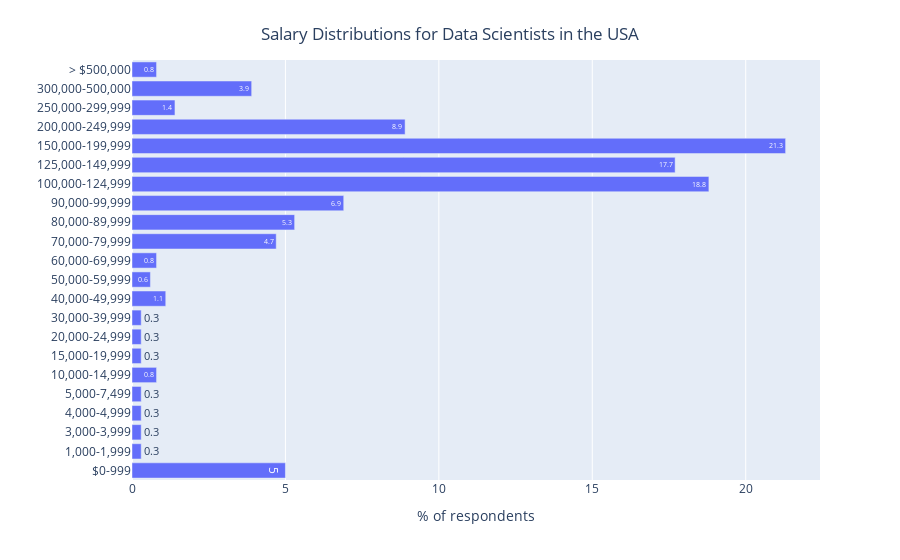
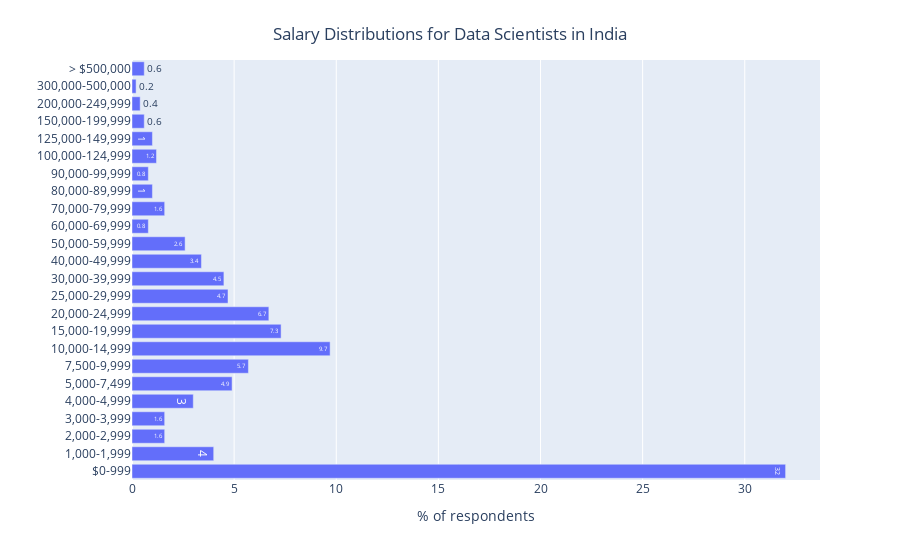

Here is the notebook cell these charts were saved with, in order:
### Code cell
USA_responses_df = responses_df[responses_df['Q3']=='United States of America'] 
question_name = 'Q24'
responses_in_order = ['$0-999',
                        '1,000-1,999',
                        #'2,000-2,999',
                        '3,000-3,999',
                        '4,000-4,999',
                        '5,000-7,499',
                        #'7,500-9,999',
                        '10,000-14,999',
                        '15,000-19,999',
                        '20,000-24,999',
                        #'25,000-29,999',
                        '30,000-39,999',
                        '40,000-49,999',
                        '50,000-59,999',
                        '60,000-69,999',
                        '70,000-79,999',
                        '80,000-89,999',
                        '90,000-99,999',
                        '100,000-124,999',
                        '125,000-149,999',
                        '150,000-199,999',
                        '200,000-249,999',
                        '250,000-299,999',
                        '300,000-500,000',
                        '> $500,000']
unsorted_percentages = count_then_return_percent(USA_responses_df,question_name)[responses_in_order]
title_for_chart = 'Salary Distributions for Data Scientists in the USA'
title_for_y_axis = '% of respondents'
orientation_for_chart = 'h'
  
plotly_bar_chart(response_counts=unsorted_percentages,
                 title=title_for_chart,
                 y_axis_title=title_for_y_axis,
                 orientation=orientation_for_chart) 

#######

India_responses_df = responses_df[responses_df['Q3']=='India'] 
question_name = 'Q24'
responses_in_order = ['$0-999',
                        '1,000-1,999',
                        '2,000-2,999',
                        '3,000-3,999',
                        '4,000-4,999',
                        '5,000-7,499',
                        '7,500-9,999',
                        '10,000-14,999',
                        '15,000-19,999',
                        '20,000-24,999',
                        '25,000-29,999',
                        '30,000-39,999',
                        '40,000-49,999',
                        '50,000-59,999',
                        '60,000-69,999',
                        '70,000-79,999',
                        '80,000-89,999',
                        '90,000-99,999',
                        '100,000-124,999',
                        '125,000-149,999',
                        '150,000-199,999',
                        '200,000-249,999',
                        #'250,000-299,999',
                        '300,000-500,000',
                        '> $500,000']
unsorted_percentages = count_then_return_percent(India_responses_df,question_name)[responses_in_order]
title_for_chart = 'Salary Distributions for Data Scientists in India'
title_for_y_axis = '% of respondents'
orientation_for_chart = 'h'
  
plotly_bar_chart(response_counts=unsorted_percentages,
                 title=title_for_chart,
                 y_axis_title=title_for_y_axis,
                 orientation=orientation_for_chart)

### Figure 1 — Plotly figure (JSON) as saved in the notebook; plotly's stock layout.template omitted (floating-point values rounded to 4 significant figures)
{"data": [{"alignmentgroup": "True", "hovertemplate": "variable=Q24<br>% of respondents=%{x}<br>=%{y}<br>text=%{text}<extra></extra>", "legendgroup": "Q24", "marker": {"color": "#636efa"}, "name": "Q24", "offsetgroup": "Q24", "orientation": "h", "showlegend": true, "text": [5.0, 0.3, 0.3, 0.3, 0.3, 0.8, 0.3, 0.3, 0.3, 1.1, 0.6, 0.8, 4.7, 5.3, 6.9, 18.8, 17.7, 21.3, 8.9, 1.4, 3.9, 0.8], "textposition": "auto", "type": "bar", "x": [5.0, 0.3, 0.3, 0.3, 0.3, 0.8, 0.3, 0.3, 0.3, 1.1, 0.6, 0.8, 4.7, 5.3, 6.9, 18.8, 17.7, 21.3, 8.9, 1.4, 3.9, 0.8], "xaxis": "x", "y": ["$0-999", "1,000-1,999", "3,000-3,999", "4,000-4,999", "5,000-7,499", "10,000-14,999", "15,000-19,999", "20,000-24,999", "30,000-39,999", "40,000-49,999", "50,000-59,999", "60,000-69,999", "70,000-79,999", "80,000-89,999", "90,000-99,999", "100,000-124,999", "125,000-149,999", "150,000-199,999", "200,000-249,999", "250,000-299,999", "300,000-500,000", "> $500,000"], "yaxis": "y"}], "layout": {"barmode": "relative", "legend": {"title": {"text": "variable"}, "tracegroupgap": 0}, "margin": {"t": 60}, "showlegend": false, "title": {"text": "Salary Distributions for Data Scientists in the USA", "x": 0.5, "y": 0.95}, "xaxis": {"anchor": "y", "domain": [0.0, 1.0], "title": {"text": "% of respondents"}}, "yaxis": {"anchor": "x", "domain": [0.0, 1.0], "title": {"text": ""}}}}

### Figure 2 — Plotly figure (JSON) as saved in the notebook; plotly's stock layout.template omitted (floating-point values rounded to 4 significant figures)
{"data": [{"alignmentgroup": "True", "hovertemplate": "variable=Q24<br>% of respondents=%{x}<br>=%{y}<br>text=%{text}<extra></extra>", "legendgroup": "Q24", "marker": {"color": "#636efa"}, "name": "Q24", "offsetgroup": "Q24", "orientation": "h", "showlegend": true, "text": [32.0, 4.0, 1.6, 1.6, 3.0, 4.9, 5.7, 9.7, 7.3, 6.7, 4.7, 4.5, 3.4, 2.6, 0.8, 1.6, 1.0, 0.8, 1.2, 1.0, 0.6, 0.4, 0.2, 0.6], "textposition": "auto", "type": "bar", "x": [32.0, 4.0, 1.6, 1.6, 3.0, 4.9, 5.7, 9.7, 7.3, 6.7, 4.7, 4.5, 3.4, 2.6, 0.8, 1.6, 1.0, 0.8, 1.2, 1.0, 0.6, 0.4, 0.2, 0.6], "xaxis": "x", "y": ["$0-999", "1,000-1,999", "2,000-2,999", "3,000-3,999", "4,000-4,999", "5,000-7,499", "7,500-9,999", "10,000-14,999", "15,000-19,999", "20,000-24,999", "25,000-29,999", "30,000-39,999", "40,000-49,999", "50,000-59,999", "60,000-69,999", "70,000-79,999", "80,000-89,999", "90,000-99,999", "100,000-124,999", "125,000-149,999", "150,000-199,999", "200,000-249,999", "300,000-500,000", "> $500,000"], "yaxis": "y"}], "layout": {"barmode": "relative", "legend": {"title": {"text": "variable"}, "tracegroupgap": 0}, "margin": {"t": 60}, "showlegend": false, "title": {"text": "Salary Distributions for Data Scientists in India", "x": 0.5, "y": 0.95}, "xaxis": {"anchor": "y", "domain": [0.0, 1.0], "title": {"text": "% of respondents"}}, "yaxis": {"anchor": "x", "domain": [0.0, 1.0], "title": {"text": ""}}}}
